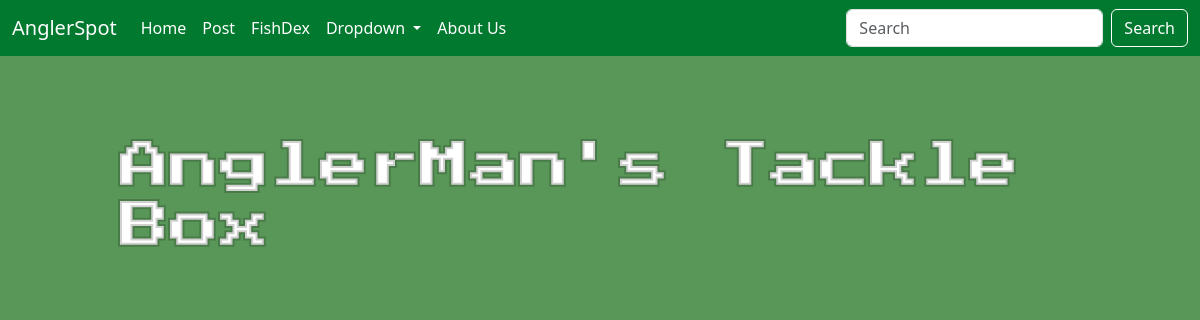
/tackle/2 (signed in), run on an earlier commit of the app's database.
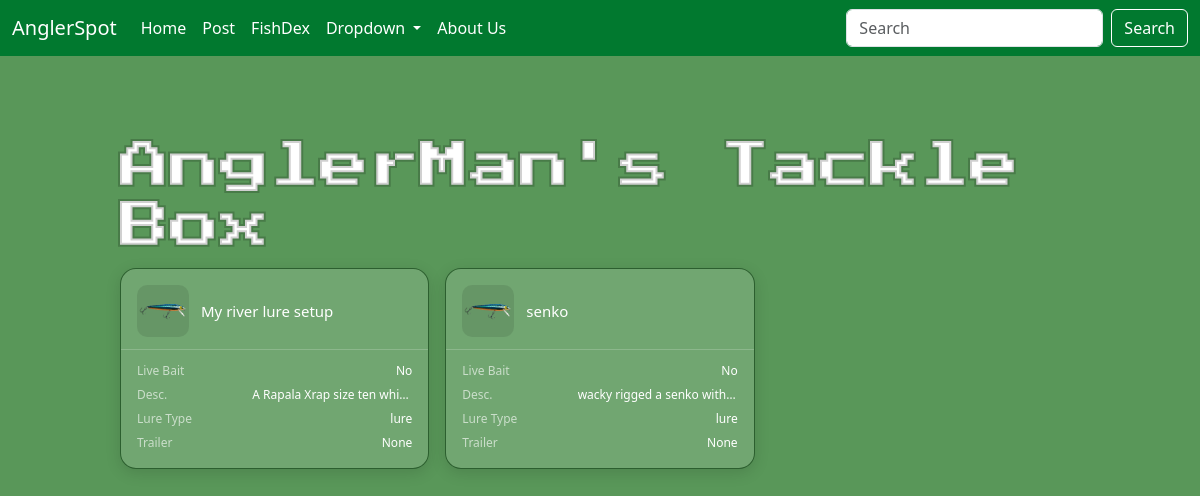
And on a later commit of the database.
### angler/models/tackle.py (models this page shows, shortened)
class Lure(models.Model):
    LURE_CHOICES = (('bait', 'Bait'),
                     ('lure', 'Lure'))
    user = models.ForeignKey(User, on_delete=models.CASCADE)
    name = models.CharField(max_length=100)
    description = models.TextField(max_length=500)
    lure_type = models.CharField(max_length=100, choices=LURE_CHOICES)
    live_bait = models.BooleanField(default=False)
    trailer = models.CharField(max_length=100, null=True, blank=True)

### angler/views/tackle.py (the view)
# urls.py: path('tackle/<int:user_id>', TackleView.as_view(), name='tackle'),
class TackleView(LoginRequiredMixin, View):
    login_url = '/login/'
    def get(self, request, user_id):
        user = User.objects.get(id=user_id)
        rod_and_reels = RodAndReel.objects.filter(user=user)
        lures = Lure.objects.filter(user=user)
        context ={'user':user,
                   'rod_and_reels':rod_and_reels,
                     'lures':lures}
        return render(request, 'angler/tackle/tackle.html', context)

### angler/models/user.py (called while the page is built)
    @property
    def get_profile_name(self):
        return Profile.objects.get(user=self).profile_name

### angler/templates/angler/tackle/tackle.html (shortened to what this page needs)
{% extends 'angler/base.html'%}
{% load static %}
{% block content %}
<div class="title-row">
    <h2 class="section-title">{{user.get_profile_name}}'s Tackle Box</h2>
</div>
<div class="results-grid">
    {% for lure in lures %}
        <a href="{% url 'tackle_detail' tackle_type='lure' tackle_id=lure.id %}" class="result-card">
            <div class="result-card-header">
                <img class="result-img" src="{% static 'icons/lure.png' %}"/>
                <div class="result-header-text">
                    <span class="result-name">{{ lure.name }}</span>
                </div>
            </div>
            <div class="result-fields">
                <div class="result-field-row">
                    <span class="result-field-label">Live Bait</span>
                    {% if lure.live_bait %}
                        <span class="result-field-value">Yes</span>
                    {% else %}
                        <span class="result-field-value">No</span>
                    {% endif %}
                </div>
                <div class="result-field-row">
                    <span class="result-field-label">Desc.</span>
                    <span class="result-field-value">{{lure.description}}</span>
                </div>
                <div class="result-field-row">
                    <span class="result-field-label">Lure Type</span>
                    <span class="result-field-value">{{lure.lure_type}} </span>
                </div>
                <div class="result-field-row">
                    <span class="result-field-label">Trailer</span>
                    <span class="result-field-value">{{lure.trailer}}</span>
                </div>
            </div>
        </a>
    {% endfor %}
</div>
{% endblock %}

What changed in the data, as far as the page shows it:
added Lure: name "My river lure setup", live_bait "No", description "A Rapala Xrap size ten whi…", lure_type "lure", trailer "None"
added Lure: name "senko", live_bait "No", description "wacky rigged a senko with…", lure_type "lure", trailer "None"
